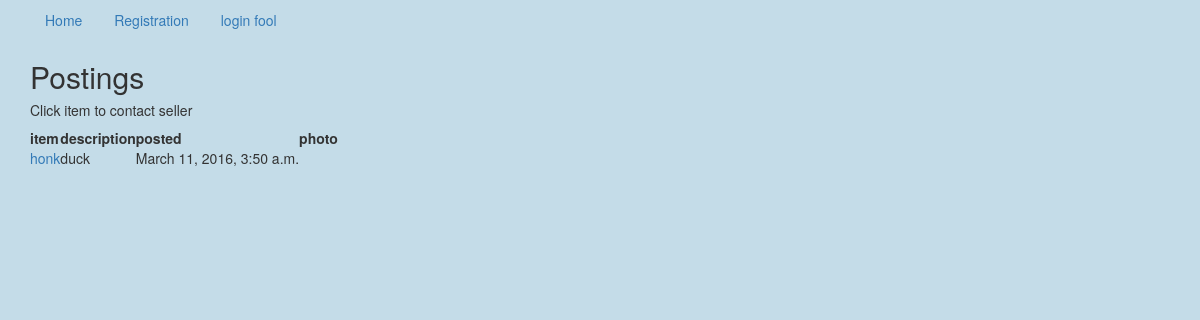
/post_by_sub/4/, run on the app's committed database.
### app/models.py (models this page shows)
class Post(models.Model):
    subcategory = models.ForeignKey(SubCategory)
    title = models.CharField(max_length=30)
    description = models.TextField()
    time_created = models.DateTimeField(auto_now_add=True)
    user = models.ForeignKey("auth.User")
    photo = models.ImageField(upload_to='uploads', null=True, blank=True)
    def __str__(self):
        return self.title
    class Meta:
        ordering = ["-time_created"]

### app/views.py (the view)
# urls.py: url(r'^post_by_sub/(?P<pk>\d+)/$', PostView.as_view(), name="post_view"),
class PostView(ListView):
    def get_queryset(self):
        return Post.objects.filter(subcategory=self.kwargs.get('pk'))

### templates/app/post_list.html
{% extends 'base.html' %}
{% block content %}
    <h2>Postings</h2>
    <h5>Click item to contact seller</h5>
    <table class="pure-table">
    <thead>
        <tr>
            <th>item</th>
            <th>description</th>
            <th>posted</th>
            <th>photo</th>
        </tr>
    </thead>
    <tbody>
        {% for item in object_list %}
            <tr>
           <td><a href="{% url 'post_detail_view' item.id %}">{{ item }}</a></td>
           <td> {{ item.description }}</td>
            <td>{{ item.time_created }}</td>
            <td>{% if item.photo %}<img src="{{ item.photo.url }}" width="100px" height="100px">{% endif %}</td>
            </tr>
        {% endfor %}
    </tbody>
    </table>
{% endblock %}

### app/static/styles.css (style rules this page uses)
body { background-color: #c4dce8; }

### data on the page
Post: title "honk", description "duck", time_created "March 11, 2016, 3:50 a.m."
